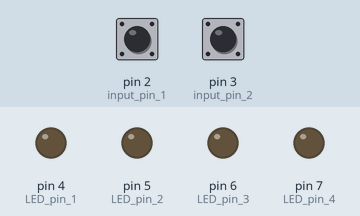
The sketch below on a simulated Arduino Uno, built with avr-gcc and run on an emulated ATmega328P. On the bench: output pins drawn as LEDs (lit = HIGH). Dashed ring = blinking. The inputs (shaded band) are chosen by the test bench; at power-on: pin 2 (input_pin_1) HIGH, pin 3 (input_pin_2) HIGH.

Above: at 1.2 s.
1.3 s: pin 2 (input_pin_1) pulled LOW for 0.15 s
At 2.3 s:
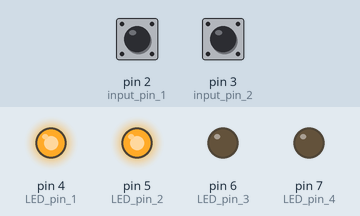
2.9 s: pin 2 (input_pin_1) pulled LOW for 1 s
At 4.1 s:
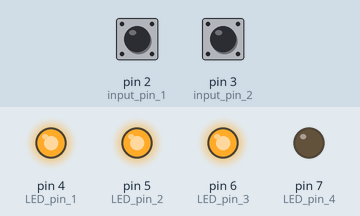
5.9 s: pin 2 (input_pin_1) pulled LOW for 3.2 s
At 6.26 s:
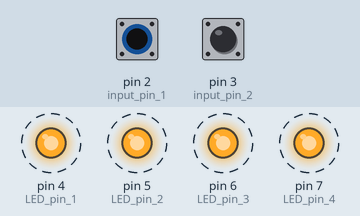
Timing chart, 0 to 10.6 s (numbered marks = the images above; inputs shaded):
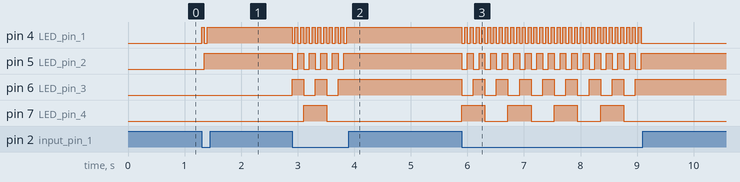

Measured:
- after the input at 1.3 s, pin 4 (LED_pin_1): LOW → HIGH at once, → LOW 0.05 s later, → HIGH 0.05 s later; pin 5 (LED_pin_2): LOW → HIGH after 0.05 s
- after the input at 2.9 s, pin 4 (LED_pin_1): alternates HIGH for 0.05 s and LOW for 0.05 s, 20 changes in all, then stays HIGH, starting at once; pin 5 (LED_pin_2): alternates HIGH for 0.10 s and LOW for 0.10 s, 10 changes in all, then stays HIGH, starting at once
- after the input at 5.9 s, pin 4 (LED_pin_1): alternates HIGH for 0.05 s and LOW for 0.05 s, 63 changes in all, then stays LOW, starting at once; pin 5 (LED_pin_2): alternates HIGH for 0.10 s and LOW for 0.10 s, 32 changes in all, then stays HIGH, starting at once

The sketch:

Lab_1_2.ino
```cpp
//////////   Hardware setup  /////////////////////////////////
// setup works for Arduino nano, uno, pro mini, micro, and Mega

// pin2 --> NO switch --> ground
// pin3 --> NO switch --> ground
// pin4 --> 330ohm --> LED long leg --> LED short leg --> ground
// pin5 --> 330ohm --> LED long leg --> LED short leg --> ground
// pin6 --> 330ohm --> LED long leg --> LED short leg --> ground
// pin7 --> 330ohm --> LED long leg --> LED short leg --> ground

// pin 4 will be the lowest binary digit and pin 7 the highest

//Hi Quentin

//////////  Software  /////////////////////////////////////////

// set pin variables for simplicity
byte input_pin_1 = 2;
byte input_pin_2 = 3;
byte LED_pin_1 = 4;
byte LED_pin_2 = 5;
byte LED_pin_3 = 6;
byte LED_pin_4 = 7;

unsigned long last_count_time = 0;
unsigned long last_reverse_time = 0;

// count and direction variables
volatile byte button_count = 0;
volatile int count_direction = 1;

// interrupt debounce handling variables
int debounce_time = 50;

void setup() {
  // set pin modes for all input and output pins
  // inputs with pullup resistor to pull them high when disconnected from ground
  pinMode(input_pin_1, INPUT_PULLUP);
  pinMode(input_pin_2, INPUT_PULLUP);

  //attach an interrupt to both pins that runs when they are low
  attachInterrupt(digitalPinToInterrupt(input_pin_1), count, LOW);
  attachInterrupt(digitalPinToInterrupt(input_pin_2), rverse, LOW);

  // outputs
  pinMode(LED_pin_1, OUTPUT);
  pinMode(LED_pin_2, OUTPUT);
  pinMode(LED_pin_3, OUTPUT);
  pinMode(LED_pin_4, OUTPUT);
}

void loop() {
  // turn the LEDs on or off based on the value of their respective bit
  digitalWrite(LED_pin_1, bitRead(button_count, 0));
  digitalWrite(LED_pin_2, bitRead(button_count, 1));
  digitalWrite(LED_pin_3, bitRead(button_count, 2));
  digitalWrite(LED_pin_4, bitRead(button_count, 3));
}

// the count ISR is run when pin 2 is low
void count() {
  //debounce code here
  if (millis() - last_count_time > debounce_time) {
    button_count += count_direction;
    if (button_count == 16) {
      button_count = 0;
    }
    else if (button_count == 255) {
      button_count = 15;
    }
    last_count_time = millis(); // reset the debounce timer
  }
}


// the reverse ISR is run when pin 3 is low
void rverse() {
  // only run this code if it has been longer than the debounce time
  if (millis() - last_reverse_time > debounce_time) {
    // increment the button_count variable, and control the overflow with an if statement
    count_direction *= -1;
    last_reverse_time = millis(); // reset the debounce timer
  }
}
```
